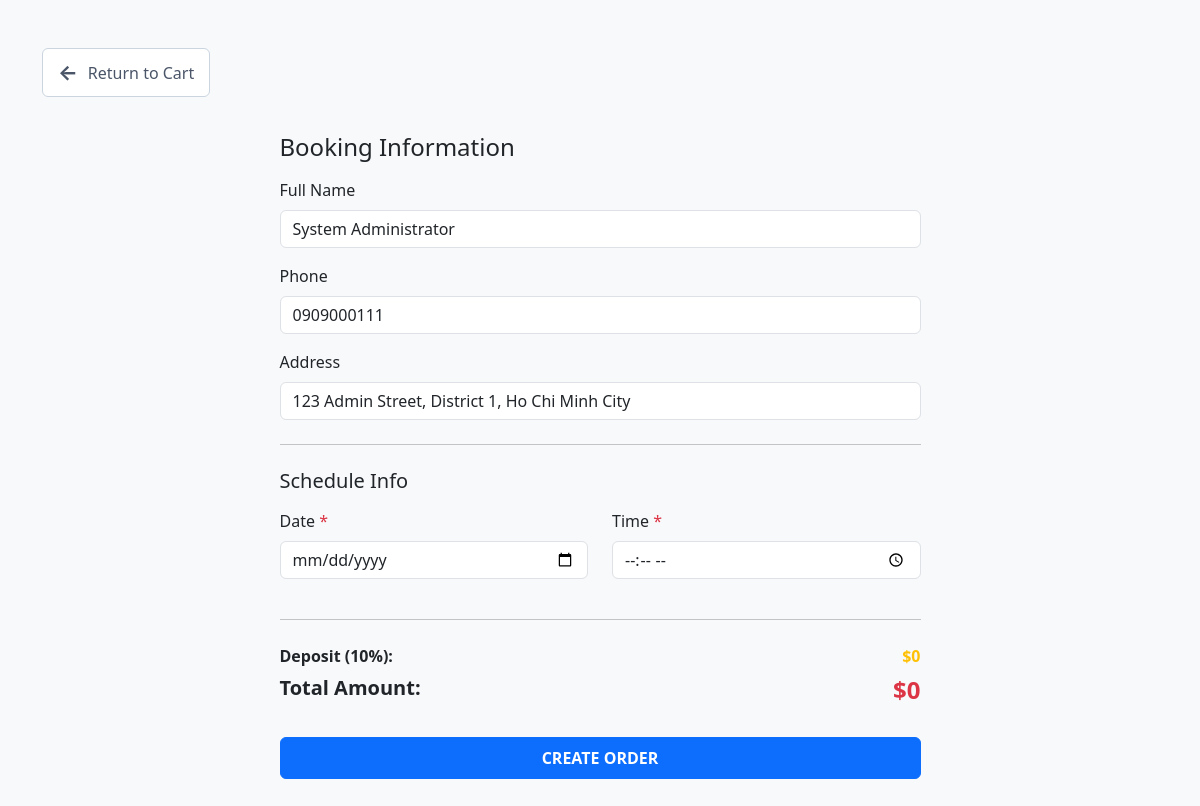
/check_out.php (signed in), run on the app's committed database.
### tables this page shows
CREATE TABLE customer (
    customer_id INT AUTO_INCREMENT PRIMARY KEY,
    name VARCHAR(255) NOT NULL,
    age INT, 
    phone_number VARCHAR(20),
    email VARCHAR(255),
    dob DATE, 
    username VARCHAR(100) UNIQUE,
    address varchar(191) DEFAULT NULL, 
    password VARCHAR(255),
    role VARCHAR(20) DEFAULT 'user' 
);

### check_out.php (the view, shortened to what this page needs)
<?php
require_once 'db.php';
mysqli_set_charset($conn, "utf8");
$sub_total_from_cart = isset($_POST['sub_total_input']) ? (float)$_POST['sub_total_input'] : 0.0;
$DEPOSIT_PERCENT = 10;
$deposit = round($sub_total_from_cart * $DEPOSIT_PERCENT / 100, 2);
$total_for_display = $sub_total_from_cart;
$prefill_name = "";
$prefill_phone = "";
$prefill_address = "";
$current_customer_id = (int)$_SESSION['customer_id'];
$sql_user_info = "SELECT * FROM customer WHERE customer_id = $current_customer_id LIMIT 1";
$result_user_info = mysqli_query($conn, $sql_user_info);
if ($result_user_info && mysqli_num_rows($result_user_info) > 0) {
    $row = mysqli_fetch_assoc($result_user_info);
    $prefill_name    = isset($row['name']) ? $row['name'] : '';
    $prefill_phone   = isset($row['phone_number']) ? $row['phone_number'] : '';
    $prefill_address = isset($row['address']) ? $row['address'] : '';
}
?>
<!DOCTYPE html>
<html lang="en">
<head>
    <link href="https://cdn.jsdelivr.net/npm/bootstrap@5.3.0/dist/css/bootstrap.min.css" rel="stylesheet">
</head>
<body class="bg-light">
<div class="container py-5">
    <div class="mb-3">
        <a href="base.php?page=cart" class="btn-return-cart"><span>&larr;</span> Return to Cart</a>
    </div>
   <div class="row justify-content-center">
        <div class="col-md-7">
        <h4 class="mb-3">Booking Information</h4>
        <form method="POST" id="checkoutForm">
            <div class="mb-3">
                <label class="form-label">Full Name</label>
                <input type="text" class="form-control" name="fullname" id="fullname" value="<?= htmlspecialchars($prefill_name) ?>" required>
           </div>
            <div class="mb-3">
                <label class="form-label">Phone</label>
                <input type="text" class="form-control" name="phone" id="phone" value="<?= htmlspecialchars($prefill_phone) ?>" required>
            </div>
            <div class="mb-3">
                <label class="form-label">Address</label>
                <input type="text" class="form-control" name="address" id="address" value="<?= htmlspecialchars($prefill_address) ?>" required>
            </div>
            <hr class="my-4">
            <h5 class="mb-3">Schedule Info</h5>
            <div class="row">
                <div class="col-md-6 mb-3">
                    <label class="form-label">Date <span class="text-danger">*</span></label>
                    <input type="date" class="form-control" name="test_drive_date" required>
                </div>
                <div class="col-md-6 mb-3">
                    <label class="form-label">Time <span class="text-danger">*</span></label>
                    <input type="time" class="form-control" name="test_drive_time" required>
                </div>
            </div>
            <hr class="my-4">
            <div class="d-flex justify-content-between mb-2">
                <span class="fw-semibold">
                    Deposit (<?= $DEPOSIT_PERCENT ?>%):
                </span>
                <span class="fw-bold text-warning">
                    $<?= number_format($deposit) ?>
                </span>
            </div>
            <div class="d-flex justify-content-between mb-4">
                <span class="fw-bold h5">Total Amount:</span>
                <span class="h4 fw-bold text-danger">$<?= number_format($total_for_display) ?></span>
            </div>
            <button type="submit" name="btn_place_order" class="btn btn-primary w-100 fw-bold py-2">CREATE ORDER</button>
        </form>
    </div>
</div>
</div>
</body>
</html>

### check_out.php (style rules this page uses)
.btn-return-cart { display: inline-flex; align-items: center; padding: 8px 15px; color: #4a5568; background-color: #fff; border: 1px solid #cbd5e0; border-radius: 6px; text-decoration: none; margin-bottom: 20px; }
.btn-return-cart span { margin-right: 10px; font-size: 1.3rem; font-weight: bold; }

### data on the page
customer: fullname "System Administrator", phone "0909000111", address "123 Admin Street, District 1, Ho Chi Minh City"

### other printed values
$DEPOSIT_PERCENT "10"
$deposit "0"
$total_for_display "0"
